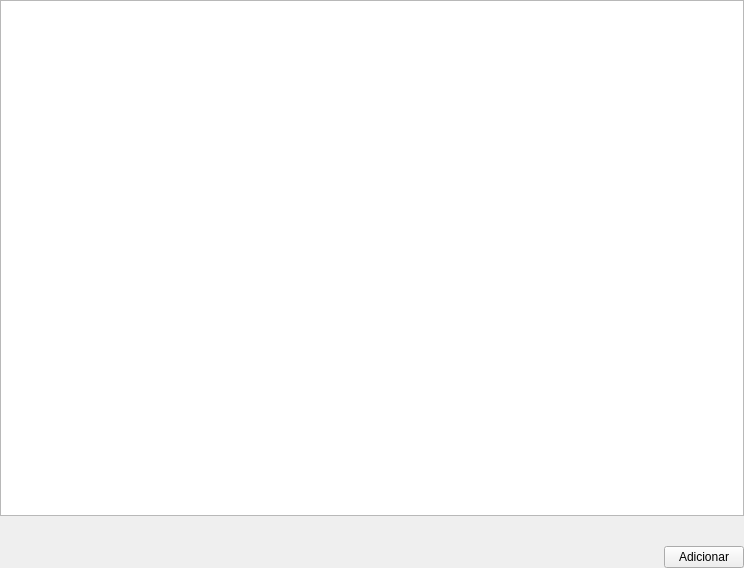
<?xml version="1.0" encoding="UTF-8"?>
<ui version="4.0">
 <class>VarTable</class>
 <widget class="QWidget" name="VarTable">
  <property name="geometry">
   <rect>
    <x>0</x>
    <y>0</y>
    <width>744</width>
    <height>568</height>
   </rect>
  </property>
  <property name="windowTitle">
   <string>Form</string>
  </property>
  <layout class="QVBoxLayout" name="verticalLayout">
   <property name="leftMargin">
    <number>0</number>
   </property>
   <property name="topMargin">
    <number>0</number>
   </property>
   <property name="rightMargin">
    <number>0</number>
   </property>
   <property name="bottomMargin">
    <number>0</number>
   </property>
   <item>
    <widget class="QTableWidget" name="table">
     <property name="sizePolicy">
      <sizepolicy hsizetype="Expanding" vsizetype="Expanding">
       <horstretch>0</horstretch>
       <verstretch>0</verstretch>
      </sizepolicy>
     </property>
     <property name="contextMenuPolicy">
      <enum>Qt::ActionsContextMenu</enum>
     </property>
     <property name="autoScrollMargin">
      <number>16</number>
     </property>
     <property name="selectionMode">
      <enum>QAbstractItemView::SingleSelection</enum>
     </property>
     <property name="selectionBehavior">
      <enum>QAbstractItemView::SelectRows</enum>
     </property>
     <property name="columnCount">
      <number>0</number>
     </property>
     <attribute name="horizontalHeaderVisible">
      <bool>true</bool>
     </attribute>
     <attribute name="horizontalHeaderDefaultSectionSize">
      <number>100</number>
     </attribute>
     <attribute name="horizontalHeaderMinimumSectionSize">
      <number>30</number>
     </attribute>
     <attribute name="verticalHeaderVisible">
      <bool>true</bool>
     </attribute>
     <attribute name="verticalHeaderDefaultSectionSize">
      <number>30</number>
     </attribute>
     <attribute name="verticalHeaderMinimumSectionSize">
      <number>19</number>
     </attribute>
    </widget>
   </item>
   <item alignment="Qt::AlignHCenter">
    <widget class="QLabel" name="label_sim">
     <property name="font">
      <font>
       <pointsize>12</pointsize>
      </font>
     </property>
     <property name="text">
      <string/>
     </property>
    </widget>
   </item>
   <item>
    <layout class="QHBoxLayout" name="horizontalLayout_24">
     <item>
      <spacer name="horizontalSpacer">
       <property name="orientation">
        <enum>Qt::Horizontal</enum>
       </property>
       <property name="sizeHint" stdset="0">
        <size>
         <width>40</width>
         <height>20</height>
        </size>
       </property>
      </spacer>
     </item>
     <item>
      <widget class="QPushButton" name="addButton">
       <property name="text">
        <string>Adicionar</string>
       </property>
       <property name="icon">
        <iconset resource="../../../../Repositórios/BRConfig/bin/uis/icons.qrc">
         <normaloff>:/icons/images/001_01.png</normaloff>:/icons/images/001_01.png</iconset>
       </property>
       <property name="flat">
        <bool>false</bool>
       </property>
      </widget>
     </item>
    </layout>
   </item>
  </layout>
 </widget>
 <resources>
  <include location="../../../../Repositórios/BRConfig/bin/uis/icons.qrc"/>
 </resources>
 <connections/>
</ui>
